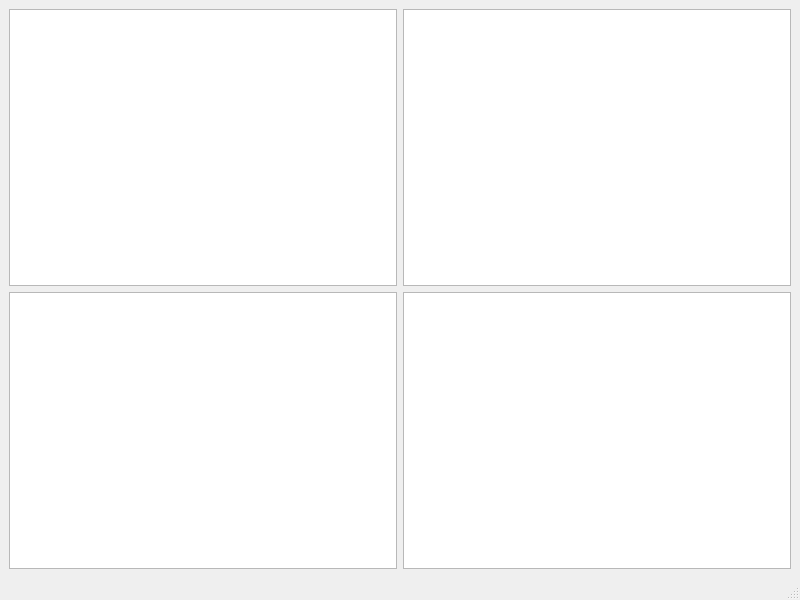
<?xml version="1.0" encoding="UTF-8"?>
<ui version="4.0">
 <class>MainWindow</class>
 <widget class="QMainWindow" name="MainWindow">
  <property name="geometry">
   <rect>
    <x>0</x>
    <y>0</y>
    <width>800</width>
    <height>600</height>
   </rect>
  </property>
  <property name="windowTitle">
   <string>Trains</string>
  </property>
  <property name="toolButtonStyle">
   <enum>Qt::ToolButtonIconOnly</enum>
  </property>
  <widget class="QWidget" name="centralwidget">
   <layout class="QVBoxLayout" name="verticalLayout">
    <item>
     <layout class="QHBoxLayout" name="horizontalLayoutTop">
      <item>
       <widget class="QGraphicsView" name="graphicsView_3">
        <property name="verticalScrollBarPolicy">
         <enum>Qt::ScrollBarAlwaysOff</enum>
        </property>
        <property name="horizontalScrollBarPolicy">
         <enum>Qt::ScrollBarAlwaysOff</enum>
        </property>
       </widget>
      </item>
      <item>
       <widget class="QGraphicsView" name="graphicsView_4">
        <property name="verticalScrollBarPolicy">
         <enum>Qt::ScrollBarAlwaysOff</enum>
        </property>
        <property name="horizontalScrollBarPolicy">
         <enum>Qt::ScrollBarAlwaysOff</enum>
        </property>
       </widget>
      </item>
     </layout>
    </item>
    <item>
     <layout class="QHBoxLayout" name="horizontalLayoutBottom">
      <item>
       <widget class="QGraphicsView" name="graphicsView_2">
        <property name="verticalScrollBarPolicy">
         <enum>Qt::ScrollBarAlwaysOff</enum>
        </property>
        <property name="horizontalScrollBarPolicy">
         <enum>Qt::ScrollBarAlwaysOff</enum>
        </property>
       </widget>
      </item>
      <item>
       <widget class="QGraphicsView" name="graphicsView_1">
        <property name="verticalScrollBarPolicy">
         <enum>Qt::ScrollBarAlwaysOff</enum>
        </property>
        <property name="horizontalScrollBarPolicy">
         <enum>Qt::ScrollBarAlwaysOff</enum>
        </property>
       </widget>
      </item>
     </layout>
    </item>
   </layout>
  </widget>
  <widget class="QMenuBar" name="menubar">
   <property name="geometry">
    <rect>
     <x>0</x>
     <y>0</y>
     <width>800</width>
     <height>18</height>
    </rect>
   </property>
  </widget>
  <widget class="QStatusBar" name="statusbar"/>
 </widget>
 <resources/>
 <connections/>
</ui>
